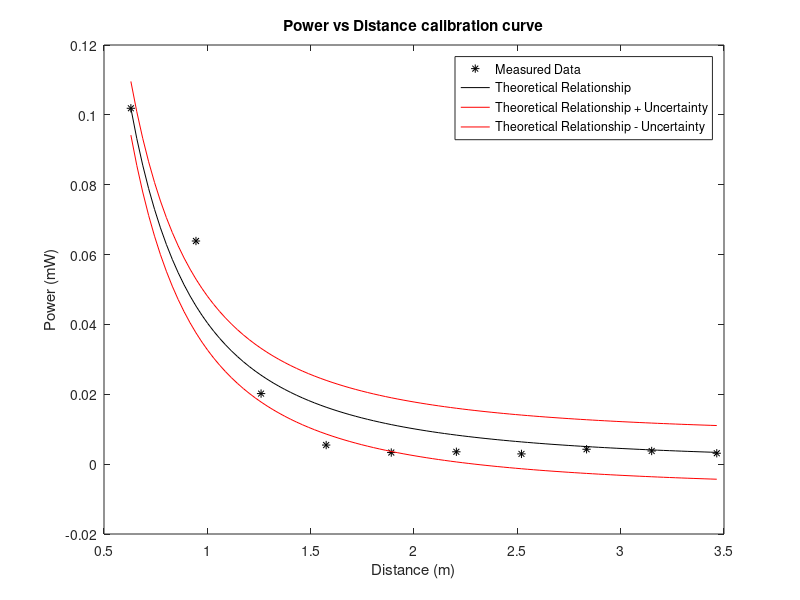

Source code (MATLAB):
dist = [.63 .945 1.26 1.575 1.89 2.205 2.52 2.835 3.15 3.465];
lsb = [800 725 540 330 250 260 230 290 270 240];

dBm = (lsb-205)/37-26;
power = 10.^(dBm/10);

x0 = linspace(.63, 3.465, 100);
theory = [power(1)];
for i=2:100
    theory(i)=theory(i-1)*x0(i-1)^2/x0(i)^2;
end

delta = .007684777519; %calculated in excel
upper = theory + delta;
lower = theory - delta;

figure (1)
plot(dist, power, 'k*');
hold on;
plot(x0, theory, '-k');
hold on;
plot(x0, upper, '-r');
hold on;
plot(x0, lower, '-r');
title('Power vs Distance calibration curve');
xlabel('Distance (m)');
ylabel('Power (mW)');
legend('Measured Data', 'Theoretical Relationship', 'Theoretical Relationship + Uncertainty', 'Theoretical Relationship - Uncertainty');

